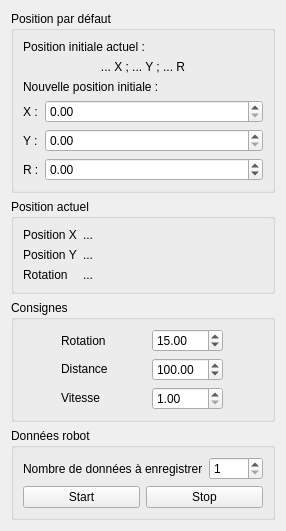
            <widget class="QWidget" name="Tab1">
             <attribute name="title">
              <string>Contrôle position</string>
             </attribute>
             <layout class="QVBoxLayout" name="verticalLayout_6">
              <item>
               <widget class="QGroupBox" name="GBOrigine1">
                <property name="sizePolicy">
                 <sizepolicy hsizetype="Preferred" vsizetype="Fixed">
                  <horstretch>0</horstretch>
                  <verstretch>0</verstretch>
                 </sizepolicy>
                </property>
                <property name="title">
                 <string>Position par défaut</string>
                </property>
                <layout class="QVBoxLayout" name="verticalLayout_5">
                 <item>
                  <layout class="QVBoxLayout" name="verticalLayout_3">
                   <item>
                    <widget class="QLabel" name="Lactuel1">
                     <property name="text">
                      <string>Position initiale actuel :</string>
                     </property>
                    </widget>
                   </item>
                   <item>
                    <widget class="QLabel" name="LposXYR1">
                     <property name="text">
                      <string>... X ; ... Y ; ... R</string>
                     </property>
                     <property name="alignment">
                      <set>Qt::AlignCenter</set>
                     </property>
                    </widget>
                   </item>
                  </layout>
                 </item>
                 <item>
                  <layout class="QVBoxLayout" name="verticalLayout_4">
                   <item>
                    <widget class="QLabel" name="Lnew1">
                     <property name="text">
                      <string>Nouvelle position initiale :</string>
                     </property>
                    </widget>
                   </item>
                   <item>
                    <layout class="QGridLayout" name="gridLayout">
                     <item row="0" column="0">
                      <widget class="QLabel" name="Lx1">
                       <property name="text">
                        <string>X :</string>
                       </property>
                      </widget>
                     </item>
                     <item row="2" column="0">
                      <widget class="QLabel" name="Ly1">
                       <property name="text">
                        <string>Y :</string>
                       </property>
                      </widget>
                     </item>
                     <item row="3" column="0">
                      <widget class="QLabel" name="Lr1">
                       <property name="text">
                        <string>R :</string>
                       </property>
                      </widget>
                     </item>
                     <item row="0" column="1">
                      <widget class="QDoubleSpinBox" name="DSBx1">
                       <property name="sizePolicy">
                        <sizepolicy hsizetype="Expanding" vsizetype="Fixed">
                         <horstretch>0</horstretch>
                         <verstretch>0</verstretch>
                        </sizepolicy>
                       </property>
                       <property name="decimals">
                        <number>2</number>
                       </property>
                       <property name="minimum">
                        <double>0.000000000000000</double>
                       </property>
                       <property name="maximum">
                        <double>3000.000000000000000</double>
                       </property>
                      </widget>
                     </item>
                     <item row="2" column="1">
                      <widget class="QDoubleSpinBox" name="DSBy1">
                       <property name="sizePolicy">
                        <sizepolicy hsizetype="Expanding" vsizetype="Fixed">
                         <horstretch>0</horstretch>
                         <verstretch>0</verstretch>
                        </sizepolicy>
                       </property>
                       <property name="minimum">
                        <double>0.000000000000000</double>
                       </property>
                       <property name="maximum">
                        <double>2000.000000000000000</double>
                       </property>
                      </widget>
                     </item>
                     <item row="3" column="1">
                      <widget class="QDoubleSpinBox" name="DSBr1">
                       <property name="sizePolicy">
                        <sizepolicy hsizetype="Expanding" vsizetype="Fixed">
                         <horstretch>0</horstretch>
                         <verstretch>0</verstretch>
                        </sizepolicy>
                       </property>
                       <property name="minimum">
                        <double>-360.000000000000000</double>
                       </property>
                       <property name="maximum">
                        <double>360.000000000000000</double>
                       </property>
                      </widget>
                     </item>
                    </layout>
                   </item>
                  </layout>
                 </item>
                </layout>
               </widget>
              </item>
              <item>
               <widget class="QGroupBox" name="GBPosition1">
                <property name="sizePolicy">
                 <sizepolicy hsizetype="Preferred" vsizetype="Fixed">
                  <horstretch>0</horstretch>
                  <verstretch>0</verstretch>
                 </sizepolicy>
                </property>
                <property name="title">
                 <string>Position actuel</string>
                </property>
                <layout class="QVBoxLayout" name="verticalLayout_13">
                 <item>
                  <layout class="QHBoxLayout" name="horizontalLayout_3">
                   <item>
                    <layout class="QVBoxLayout" name="verticalLayout_7">
                     <item>
                      <widget class="QLabel" name="LabelPosX_2">
                       <property name="sizePolicy">
                        <sizepolicy hsizetype="Fixed" vsizetype="Fixed">
                         <horstretch>0</horstretch>
                         <verstretch>0</verstretch>
                        </sizepolicy>
                       </property>
                       <property name="text">
                        <string>Position X</string>
                       </property>
                      </widget>
                     </item>
                     <item>
                      <widget class="QLabel" name="LabelPosY_2">
                       <property name="sizePolicy">
                        <sizepolicy hsizetype="Fixed" vsizetype="Fixed">
                         <horstretch>0</horstretch>
                         <verstretch>0</verstretch>
                        </sizepolicy>
                       </property>
                       <property name="text">
                        <string>Position Y</string>
                       </property>
                      </widget>
                     </item>
                     <item>
                      <widget class="QLabel" name="label_2">
                       <property name="sizePolicy">
                        <sizepolicy hsizetype="Fixed" vsizetype="Fixed">
                         <horstretch>0</horstretch>
                         <verstretch>0</verstretch>
                        </sizepolicy>
                       </property>
                       <property name="text">
                        <string>Rotation</string>
                       </property>
                      </widget>
                     </item>
                    </layout>
                   </item>
                   <item>
                    <layout class="QVBoxLayout" name="verticalLayout_8">
                     <item>
                      <widget class="QLabel" name="LabelPosX">
                       <property name="sizePolicy">
                        <sizepolicy hsizetype="Expanding" vsizetype="Fixed">
                         <horstretch>0</horstretch>
                         <verstretch>0</verstretch>
                        </sizepolicy>
                       </property>
                       <property name="text">
                        <string>...</string>
                       </property>
                       <property name="alignment">
                        <set>Qt::AlignLeading|Qt::AlignLeft|Qt::AlignVCenter</set>
                       </property>
                      </widget>
                     </item>
                     <item>
                      <widget class="QLabel" name="LabelPosY">
                       <property name="sizePolicy">
                        <sizepolicy hsizetype="Expanding" vsizetype="Fixed">
                         <horstretch>0</horstretch>
                         <verstretch>0</verstretch>
                        </sizepolicy>
                       </property>
                       <property name="text">
                        <string>...</string>
                       </property>
                      </widget>
                     </item>
                     <item>
                      <widget class="QLabel" name="label">
                       <property name="sizePolicy">
                        <sizepolicy hsizetype="Expanding" vsizetype="Fixed">
                         <horstretch>0</horstretch>
                         <verstretch>0</verstretch>
                        </sizepolicy>
                       </property>
                       <property name="text">
                        <string>...</string>
                       </property>
                      </widget>
                     </item>
                    </layout>
                   </item>
                  </layout>
                 </item>
                </layout>
               </widget>
              </item>
              <item>
               <widget class="QGroupBox" name="GBParamR1">
                <property name="title">
                 <string>Consignes</string>
                </property>
                <layout class="QGridLayout" name="gridLayout_6">
                 <item row="0" column="0">
                  <widget class="QLabel" name="LabelRotation">
                   <property name="text">
                    <string>Rotation</string>
                   </property>
                  </widget>
                 </item>
                 <item row="0" column="1">
                  <widget class="QDoubleSpinBox" name="DSBRotation">
                   <property name="minimum">
                    <double>0.000000000000000</double>
                   </property>
                   <property name="maximum">
                    <double>360.000000000000000</double>
                   </property>
                   <property name="value">
                    <double>15.000000000000000</double>
                   </property>
                  </widget>
                 </item>
                 <item row="1" column="0">
                  <widget class="QLabel" name="LabelDistance">
                   <property name="sizePolicy">
                    <sizepolicy hsizetype="Fixed" vsizetype="Fixed">
                     <horstretch>0</horstretch>
                     <verstretch>0</verstretch>
                    </sizepolicy>
                   </property>
                   <property name="text">
                    <string>Distance</string>
                   </property>
                  </widget>
                 </item>
                 <item row="1" column="1">
                  <widget class="QDoubleSpinBox" name="DSBDistance">
                   <property name="sizePolicy">
                    <sizepolicy hsizetype="Fixed" vsizetype="Fixed">
                     <horstretch>0</horstretch>
                     <verstretch>0</verstretch>
                    </sizepolicy>
                   </property>
                   <property name="minimum">
                    <double>0.000000000000000</double>
                   </property>
                   <property name="maximum">
                    <double>3000.000000000000000</double>
                   </property>
                   <property name="singleStep">
                    <double>1.000000000000000</double>
                   </property>
                   <property name="value">
                    <double>100.000000000000000</double>
                   </property>
                  </widget>
                 </item>
                 <item row="2" column="0">
                  <widget class="QLabel" name="L_Vitesse">
                   <property name="sizePolicy">
                    <sizepolicy hsizetype="Fixed" vsizetype="Fixed">
                     <horstretch>0</horstretch>
                     <verstretch>0</verstretch>
                    </sizepolicy>
                   </property>
                   <property name="text">
                    <string>Vitesse</string>
                   </property>
                  </widget>
                 </item>
                 <item row="2" column="1">
                  <widget class="QDoubleSpinBox" name="DSBVitesse">
                   <property name="minimum">
                    <double>1.000000000000000</double>
                   </property>
                   <property name="maximum">
                    <double>10.000000000000000</double>
                   </property>
                  </widget>
                 </item>
                </layout>
               </widget>
              </item>
              <item>
               <widget class="QGroupBox" name="GBDonneeR1">
                <property name="title">
                 <string>Données robot</string>
                </property>
                <layout class="QVBoxLayout" name="verticalLayout_12">
                 <item>
                  <layout class="QHBoxLayout" name="horizontalLayout_6">
                   <item>
                    <widget class="QLabel" name="label_6">
                     <property name="text">
                      <string>Nombre de données à enregistrer</string>
                     </property>
                    </widget>
                   </item>
                   <item>
                    <widget class="QSpinBox" name="SBDonnees">
                     <property name="minimum">
                      <number>1</number>
                     </property>
                     <property name="maximum">
                      <number>1000</number>
                     </property>
                    </widget>
                   </item>
                  </layout>
                 </item>
                 <item>
                  <layout class="QHBoxLayout" name="horizontalLayout_5">
                   <item>
                    <widget class="QPushButton" name="pushButton_9">
                     <property name="text">
                      <string>Start</string>
                     </property>
                    </widget>
                   </item>
                   <item>
                    <widget class="QPushButton" name="pushButton_10">
                     <property name="text">
                      <string>Stop</string>
                     </property>
                    </widget>
                   </item>
                  </layout>
                 </item>
                </layout>
               </widget>
              </item>
             </layout>
            </widget>
